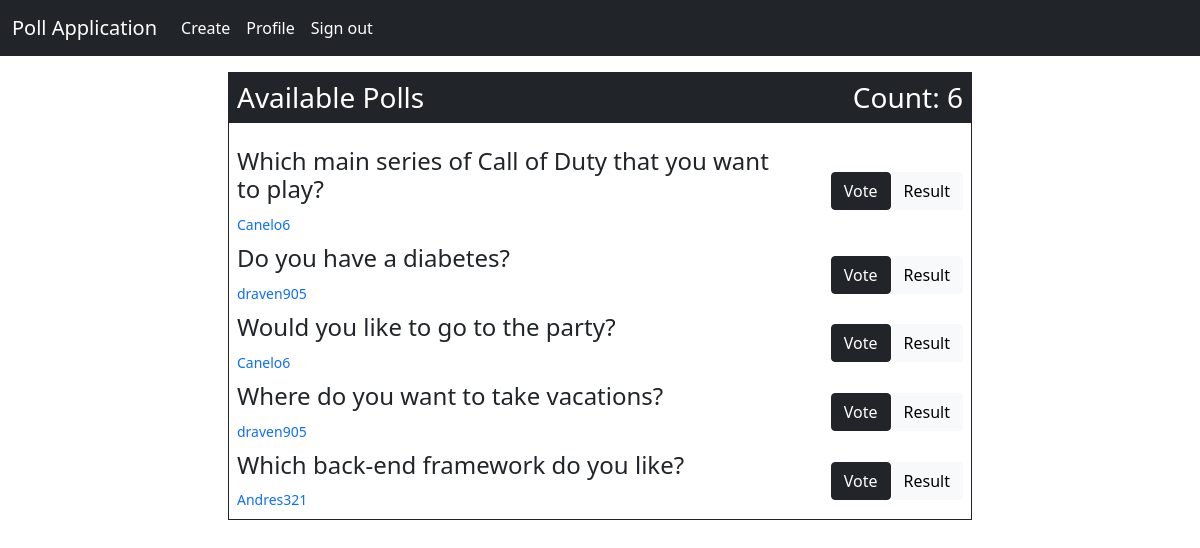
The app's page /home/ (signed in) with its own data.
### base/models.py (models this page shows, shortened)
class Poll(models.Model):
    poll_creator = models.ForeignKey(Profile, null=True, on_delete=models.CASCADE)
    poll_uuid = models.UUIDField(default=uuid.uuid4)
    poll_img = models.ImageField(blank=True, null=True, upload_to='vote_img')
    question = models.TextField(max_length=65)
    question_slug = models.SlugField(default=None)
    question_one = models.CharField(max_length=30)
    question_two = models.CharField(max_length=30)
    question_three = models.CharField(max_length=30)
    voted = models.ManyToManyField(User, related_name='user_voted', null=True)
    question_one_count = models.IntegerField(default=0)
    question_two_count = models.IntegerField(default=0)
    question_three_count = models.IntegerField(default=0)
    date_created = models.DateField(default=datetime.now, blank=True, null=True)

### accounts/models.py (models this page shows, shortened)
class Profile(models.Model):
    profile_uuid = models.UUIDField(default=uuid.uuid4)
    user = models.OneToOneField(User, on_delete=models.CASCADE)
    profile_picture = models.ImageField(default='default.jpg', upload_to='profile_pics', blank=True, null=True)
    profile_slug = models.SlugField(unique=True, default=None)

### base/views.py (the view)
# urls.py: path('', views.home, name='home'),
@login_required
def home(request):
    poll_list = Poll.objects.all().order_by('-id')
    current_user = request.user
    poll_voted = Poll.objects.filter(voted=current_user)
    one = []
    two = []
    for data in poll_list:
        one.append(data)
    for data in poll_voted:
        two.append(data)
    three = one + two
    polls = []
    for data in three:
        if data in two:
            continue
        polls.append(data)
    total_polls = poll_list.count()
    context = {'polls': polls, 'total_polls': total_polls}
    return render(request, 'base/home.html', context)

### base/templates/base/home.html (shortened to what this page needs)
{% extends 'main.html' %}
{% block content %}
<div class="col-lg-8 col-md-10 col-12">
    <div class="border border-dark">
    <h3 class="bg-dark text-white p-2 text-capitalize">Available polls
        <div class="float-end">count: {{ total_polls }}</div>
    </h3>
      <div class="p-2">
            {% for data in polls %}
                <div class="d-flex justify-content-between mt-2">
                    <div class="w-75">
                        <h4>{{ data.question }}</h4>
                        <small><a href="{% url 'creator-profile' data.question_slug data.poll_uuid %}" class="text-decoration-none">{{ data.poll_creator.user.username }}</a></small>
                    </div>
                    <div class="button-div d-flex align-items-center">
                        {% if data.poll_creator.user.username != request.user.username %}
                            <a href="{% url 'vote' data.question_slug data.poll_uuid %}" class="btn btn-dark">Vote</a>
                        {% endif %}
                        <a href="{% url 'result' data.question_slug data.poll_uuid %}" class="btn btn-light">Result</a>
                    </div>
                </div>
            {% endfor %}
        </div>
    </div>
</div>
{% endblock content %}

### records on screen
Poll: question "Which main series of Call of Duty that you want to play?", poll_creator.user.username "Canelo6", shows "Vote"
Poll: question "Do you have a diabetes?", poll_creator.user.username "draven905", shows "Vote"
Poll: question "Would you like to go to the party?", poll_creator.user.username "Canelo6", shows "Vote"
Poll: question "Where do you want to take vacations?", poll_creator.user.username "draven905", shows "Vote"
Poll: question "Which back-end framework do you like?", poll_creator.user.username "Andres321", shows "Vote"

### other values on screen
{{ total_polls }} "6"
